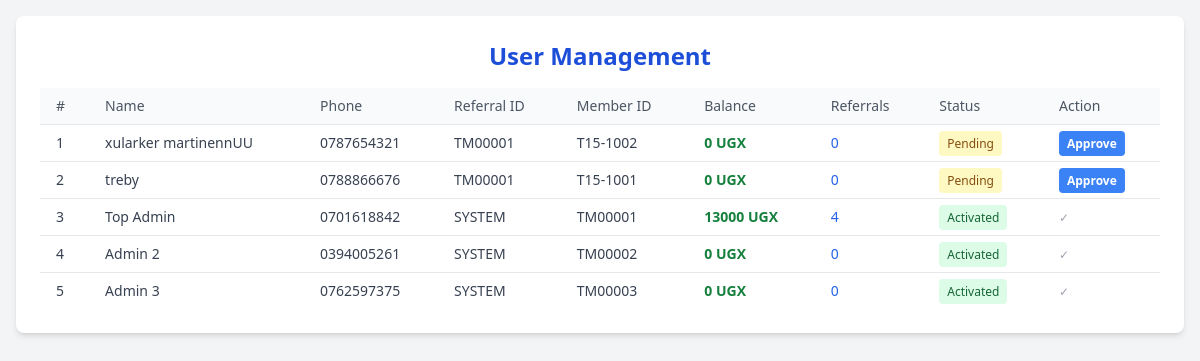
Page /admin/user-management (signed in) on the earlier database version.
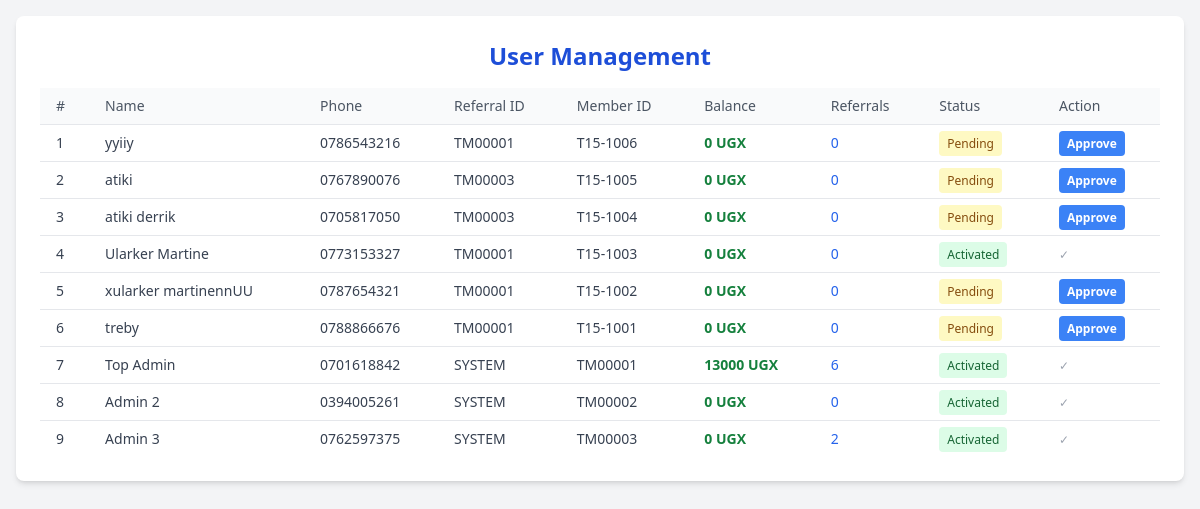
Same page on the later database version.
### tables this page shows
CREATE TABLE users
                     (id INTEGER PRIMARY KEY AUTOINCREMENT,
                      fullname TEXT NOT NULL,
                      phone TEXT NOT NULL UNIQUE,
                      referral_id TEXT NOT NULL,
                      password TEXT NOT NULL,
                      is_active INTEGER DEFAULT 1,
                      balance INTEGER DEFAULT 0,
                      member_id TEXT UNIQUE,
                      registration_date TEXT,
                      activated_by TEXT,
                      activation_date TEXT,
                      is_admin INTEGER DEFAULT 0);

### app.py (the view)
@app.route('/admin/user-management')
@admin_login_required
def admin_user_management():
    with get_db_connection() as conn:
        c = conn.cursor()
        c.execute('''SELECT u.*, COUNT(r.referred_id) as referrals_count
                     FROM users u
                     LEFT JOIN referrals r ON u.id = r.referrer_id
                     GROUP BY u.id
                     ORDER BY u.registration_date DESC''')
        users = c.fetchall()
    return render_template('admin/users.html', users=users)

### app.py (called while the page is built)
def get_db_connection():
    conn = sqlite3.connect('team15.db')
    conn.row_factory = sqlite3.Row
    return conn

def admin_login_required(f):
    @wraps(f)
    def wrapper(*args, **kwargs):
        if 'logged_in' not in session or not session.get('is_admin'):
            flash('Admin access required', 'danger')
            return redirect(url_for('login'))
        return f(*args, **kwargs)
    return wrapper

### templates/admin/users.html (shortened to what this page needs)
<!DOCTYPE html>
<html lang="en">
<head>
  <script src="https://cdn.tailwindcss.com"></script>
</head>
<body class="bg-gray-100 p-4">
  <div class="max-w-7xl mx-auto bg-white shadow-md rounded-lg p-6">
    <h1 class="text-2xl font-bold mb-4 text-center text-blue-700">User Management</h1>
    <div class="overflow-x-auto">
      <table class="min-w-full divide-y divide-gray-200">
        <thead class="bg-gray-50">
          <tr>
            <th class="px-4 py-2 text-left text-sm font-medium text-gray-600">#</th>
            <th class="px-4 py-2 text-left text-sm font-medium text-gray-600">Name</th>
            <th class="px-4 py-2 text-left text-sm font-medium text-gray-600">Phone</th>
            <th class="px-4 py-2 text-left text-sm font-medium text-gray-600">Referral ID</th>
            <th class="px-4 py-2 text-left text-sm font-medium text-gray-600">Member ID</th>
            <th class="px-4 py-2 text-left text-sm font-medium text-gray-600">Balance</th>
            <th class="px-4 py-2 text-left text-sm font-medium text-gray-600">Referrals</th>
            <th class="px-4 py-2 text-left text-sm font-medium text-gray-600">Status</th>
            <th class="px-4 py-2 text-left text-sm font-medium text-gray-600">Action</th>
          </tr>
        </thead>
        <tbody class="bg-white divide-y divide-gray-200">
          {% for user in users %}
          <tr>
            <td class="px-4 py-2 text-sm text-gray-700">{{ loop.index }}</td>
            <td class="px-4 py-2 text-sm text-gray-700">{{ user['fullname'] }}</td>
            <td class="px-4 py-2 text-sm text-gray-700">{{ user['phone'] }}</td>
            <td class="px-4 py-2 text-sm text-gray-700">{{ user['referral_id'] }}</td>
            <td class="px-4 py-2 text-sm text-gray-700">{{ user['member_id'] }}</td>
            <td class="px-4 py-2 text-sm text-green-700 font-semibold">{{ user['balance'] }} UGX</td>
            <td class="px-4 py-2 text-sm text-blue-600">{{ user['referrals_count'] }}</td>
            <td class="px-4 py-2 text-sm">
              {% if user['is_active'] %}
                <span class="bg-green-100 text-green-800 px-2 py-1 rounded text-xs">Activated</span>
              {% else %}
                <span class="bg-yellow-100 text-yellow-800 px-2 py-1 rounded text-xs">Pending</span>
              {% endif %}
            </td>
            <td class="px-4 py-2 text-sm">
              {% if not user['is_active'] %}
                <a href="{{ url_for('admin_activate_user', user_id=user['id']) }}"
                   class="bg-blue-500 hover:bg-blue-700 text-white text-xs font-bold py-1 px-2 rounded">
                  Approve
                </a>
              {% else %}
                <span class="text-gray-400 text-xs">✓</span>
              {% endif %}
            </td>
          </tr>
          {% endfor %}
        </tbody>
      </table>
    </div>
  </div>
</body>
</html>

Differences in the rows shown:
added users: fullname "yyiiy", phone "0786543216", referral_id "TM00001", member_id "T15-1006", balance "0", referrals_count "0", is_active "Pending"
added users: fullname "atiki", phone "0767890076", referral_id "TM00003", member_id "T15-1005", balance "0", referrals_count "0", is_active "Pending"
added users: fullname "atiki derrik", phone "0705817050", referral_id "TM00003", member_id "T15-1004", balance "0", referrals_count "0", is_active "Pending"
added users: fullname "Ularker Martine", phone "0773153327", referral_id "TM00001", member_id "T15-1003", balance "0", referrals_count "0", is_active "Activated"
computed for users "Top Admin": referrals_count "4" → "6"
computed for users "Admin 3": referrals_count "0" → "2"
